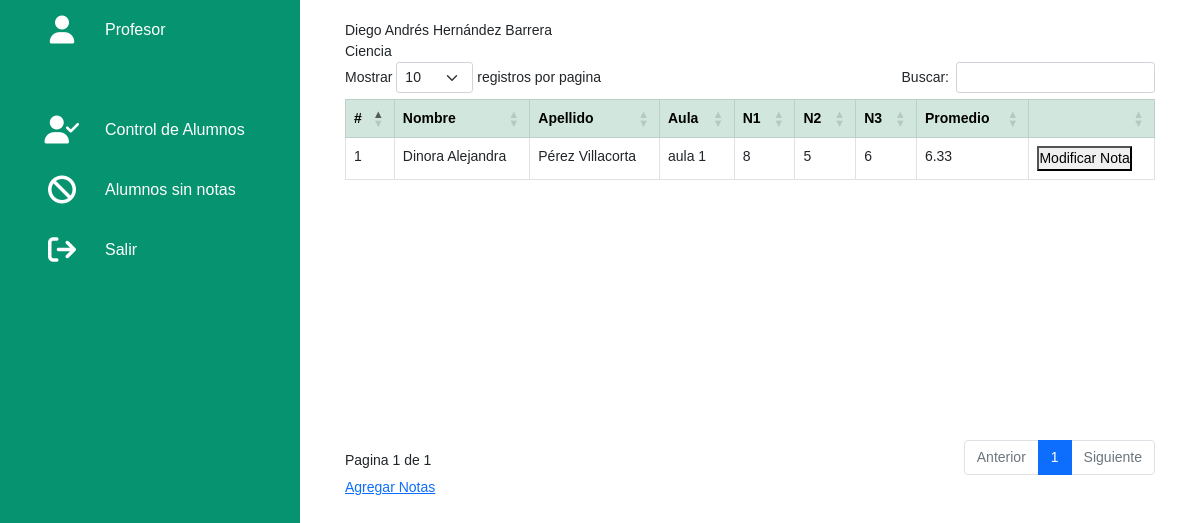
Page /Vista/Vista_Profesor/VerEstudiantes.php (signed in) on the committed database.
### tables this page shows
CREATE TABLE `profesor` (
  `Id` int(11) NOT NULL,
  `Nombre` varchar(50) NOT NULL,
  `Apellido` varchar(50) NOT NULL,
  `Edad` int(2) NOT NULL,
  `Idmateria` int(11) NOT NULL,
  `Usuario` varchar(8) NOT NULL,
  `Password` varchar(10) NOT NULL,
  `idroles` int(11) NOT NULL,
  `idEstado` int(11) NOT NULL
);

CREATE TABLE `materia` (
  `id` int(11) NOT NULL,
  `nombre` varchar(100) NOT NULL
);

CREATE TABLE `nota` (
  `id` int(11) NOT NULL,
  `n1` double NOT NULL,
  `n2` double NOT NULL,
  `n3` double NOT NULL,
  `Promedio` float NOT NULL,
  `idMateria` int(11) NOT NULL,
  `idEstudiante` int(11) NOT NULL
);

CREATE TABLE `estudiante` (
  `Id` int(11) NOT NULL,
  `Nombre` varchar(50) NOT NULL,
  `Apellido` varchar(50) NOT NULL,
  `Edad` int(2) NOT NULL,
  `Idaula` int(11) NOT NULL,
  `Usuario` varchar(8) NOT NULL,
  `Password` varchar(10) NOT NULL,
  `idroles` int(11) NOT NULL,
  `idEstado` int(11) NOT NULL
);

CREATE TABLE `aula` (
  `id` int(11) NOT NULL,
  `nombre` varchar(100) NOT NULL
);

### Clases/conexion.php (called while the page is built, shortened)
<?php
class Conexion{
    public $servername = "localhost";
    public $username = "root";
    public $password = "";
    public $database = "notas";
    public function conexionDB(){
        $this->con = mysqli_connect($this->servername, $this->username, $this->password, $this->database);
    }
}
?>

### Clases/Profesor.php (the view, shortened to what this page needs)
<?php
class Profesor extends Persona{
    public function ver(){
        $profe = $_SESSION['profe'];
        $query = "SELECT profesor.*, materia.id AS idmateria, materia.nombre AS materia FROM profesor INNER JOIN materia ON profesor.Idmateria= materia.Id  WHERE profesor.Id=$profe";
        $result = mysqli_query($this->con, $query);
        while($imp = mysqli_fetch_array($result)){
            echo $imp['Nombre'], " " ,$imp['Apellido'] . "<br>";
            echo $imp['materia'] . "<br>";
        }
    }
    public function VerEstudiantesNotas(){
        $materia = $_SESSION['materia'];
        $query = "SELECT estudiante.Id AS idestudiante, estudiante.Nombre AS nombre, estudiante.Apellido AS apellido, aula.nombre AS aula, nota.n1 AS nota1, nota.n2 AS nota2, nota.n3 AS nota3, nota.Promedio AS promedio FROM nota INNER JOIN materia ON nota.idMateria=materia.id INNER JOIN estudiante ON nota.idEstudiante=estudiante.Id INNER JOIN aula ON aula.id=estudiante.Idaula WHERE nota.idMateria=$materia";
        $result = mysqli_query($this->con, $query);
        $cont = 1;
        while($imp = mysqli_fetch_array($result)){
            $tabla = "<tr>";
                $tabla .= "<td>". $cont ."</td>";
                $tabla .= "<td>".$imp['nombre']."</td>";
                $tabla .= "<td>". $imp['apellido'] ."</td>";
                $tabla .= "<td>". $imp['aula'] ."</td>";
                $tabla .= "<td>". $imp['nota1'] ."</td>";
                $tabla .= "<td>". $imp['nota2'] ."</td>";
                $tabla .= "<td>". $imp['nota3'] ."</td>";
                $tabla .= "<td>". $imp['promedio'] ."</td>";
                $tabla .= "<form action='modificarNota.php' method='POST'>";
                    $tabla .= "<td><button name='idestudiante' value='".$imp['idestudiante']."'>Modificar Nota</button></td>";
                $tabla .= "</form>";
            $tabla .= "</tr>";
            echo $tabla;
            $cont++;
        }
    }
}
?>

### style/administrador.css (style rules this page uses)
* { margin: 0; padding: 0; box-sizing: border-box; font-family:'Lucida Sans', 'Lucida Sans Regular', 'Lucida Grande', 'Lucida Sans Unicode', Geneva, Verdana, sans-serif }
:root { --color:#069370; --white: #fff; --grey: #f5f5f5; --black: #222; --black2: #999; }
body { min-height: 100vh; overflow-x: hidden; }

### rows in the picture
profesor: Nombre "Diego Andrés", Apellido "Hernández Barrera", Idmateria.nombre "Ciencia"
nota: idEstudiante.Nombre "Dinora Alejandra", idEstudiante.Apellido "Pérez Villacorta", aula.nombre "aula 1", n1 "8", n2 "5", n3 "6", Promedio "6.33"
